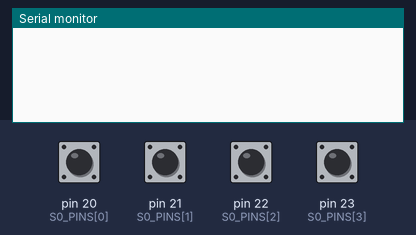
Bench run of a sketch on a simulated Arduino Mega 2560, built with avr-gcc and run on an emulated ATmega2560. Parts: the last lines printed to the serial monitor. Inputs (shaded band) come from the test bench; at power-on: pin 20 (S0_PINS[0]), pin 21 (S0_PINS[1]), pin 22 (S0_PINS[2]), pin 23 (S0_PINS[3]) HIGH.

Above: at 1.2 s.
1.3 s: pin 20 (S0_PINS[0]) pulled LOW for 0.15 s
At 2.6 s:
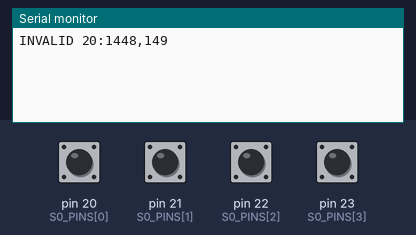
2.9 s: pin 21 (S0_PINS[1]) pulled LOW for 0.15 s
At 4.1 s:
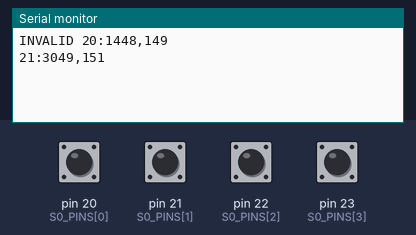
4.5 s: pin 22 (S0_PINS[2]) pulled LOW for 0.15 s
At 5.3 s:
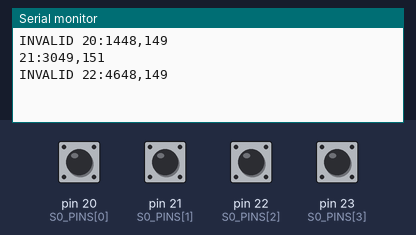
6.1 s: pin 23 (S0_PINS[3]) pulled LOW for 0.15 s
At 7.4 s:
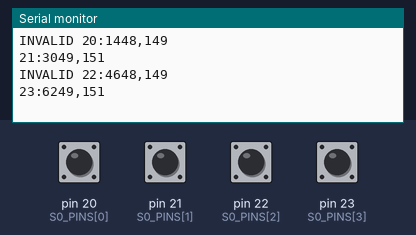
7.7 s: pin 20 (S0_PINS[0]) pulled LOW for 1 s
At 9.9 s:
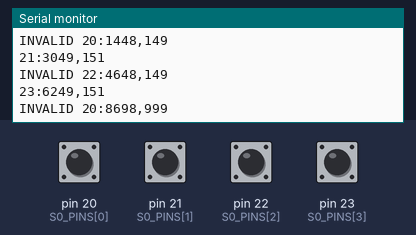
10.2 s: pin 21 (S0_PINS[1]) pulled LOW for 1 s
At 12.1 s:
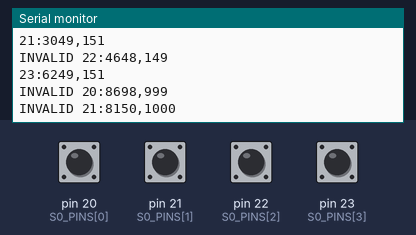
Timing chart, 0 to 13.6 s (numbered marks = the images above; inputs shaded):
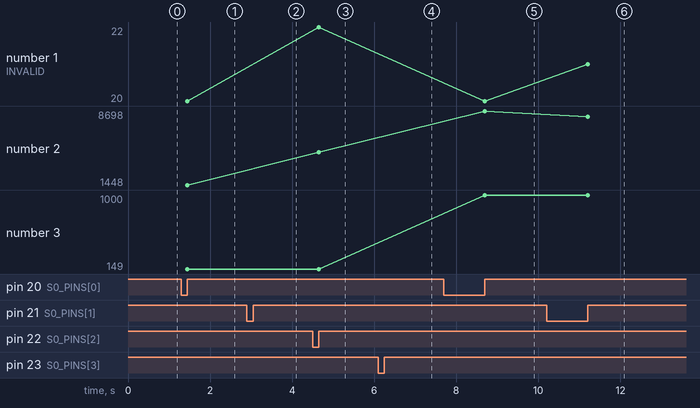

Measured:
- after the input at 1.3 s, the serial monitor: prints a new line after 0.15 s (image 1)
- after the input at 2.9 s, the serial monitor: prints a new line after 0.15 s (image 2)
- after the input at 4.5 s, the serial monitor: prints a new line after 0.15 s (image 3)
- after the input at 6.1 s, the serial monitor: prints a new line after 0.15 s (image 4)
- after the input at 7.7 s, the serial monitor: prints a new line after 1.0 s (image 5)
- after the input at 10.2 s, the serial monitor: prints a new line after 1.0 s (image 6)
- plotted number 1: 20 → 22 after the input at 4.5 s, 22 → 20 after the input at 7.7 s, 20 → 21 after the input at 10.2 s
- plotted number 2: 1448 → 4648 after the input at 4.5 s, 4648 → 8698 after the input at 7.7 s, 8698 → 8150 after the input at 10.2 s

The sketch:

impcount.ino
```cpp
// (licence header left out)
#define ULONG_MAX 4294967295

/* Start of user-defined variables ****************************************** */

/** Contains a pin number for each pin which connected to a S0 interface */
const byte          S0_PINS[]               = { 20,  21, 22,  23 };

/** For each S0 pin: lower bound for valid impulse durations (unit: ms) */
const unsigned long MIN_IMPULSE_DURATIONS[] = { 60,   0, 60,   0 };

/** For each S0 pin: upper bound for valid impulse durations (unit: ms) */
const unsigned long MAX_IMPULSE_DURATIONS[] = { 90, 500, 90, ULONG_MAX };

/** Communication speed for the serial port */
const unsigned long BAUD_RATE = 9600;

/* Uncomment to activate polling statistics */
//#define STATISTICS

/** Controls statistics output, higher value means less statistics */
const unsigned long LOOPS_PER_STATISTIC = 30000;

/* End of user-defined variables ******************************************** */


/** Number of pins that are connected to a S0 interface  */
const int     PIN_COUNT = sizeof(S0_PINS);

/** For each S0 pin: timestamp of the latest falling edge */
volatile unsigned long falling[PIN_COUNT];

/** For each S0 pin: timestamp of the latest rising edge */
volatile unsigned long rising[PIN_COUNT];

/** For each S0 pin: timestamp of the latest valid impulse */
         unsigned long impulse[PIN_COUNT];

/**
 * For each interrupt: index of the corresponding pin in S0_PINS
 *
 * Interrupt/pin mapping for Mega2560:
 *  INT0=2, INT1=3, INT2=21, INT3=20, INT4=19, INT5=18
 *
 * Example:
 *  pinForInterrupt[2] corresponds to INT2 / pin 21
 *  If S0_PINS == { 18, 19, 20, 21, 22 }, then pinForInterrupt[2] == 3
 *  because S0_PINS[3] == 21
 */
int           pinForInterrupt[] = { 0, 0, 0, 0, 0, 0 };

#ifdef STATISTICS
unsigned long statisticsTimestamp = micros();
unsigned long loopCount = 0;
unsigned long maxLoopDuration = 0;

void resetStatistics() {
  loopCount = 0;
  maxLoopDuration = 0;
}
#endif

/**
 * Initialization of pins, variables and serial communication.
 */
void setup() {
  const unsigned long now = millis();
  for (int i = 0; i < PIN_COUNT; i++) {
    pinMode(S0_PINS[i], INPUT_PULLUP);
    falling[i]  = now;
    rising[i]   = now;
    impulse[i]  = now;

    /*
     * if the current pin support interrupts:
     *  save the position of this pin within S0_PINS,
     *  and declare an ISR to report S0 impulses
     */
    switch(S0_PINS[i]) {
      case  2: pinForInterrupt[0] = i;
               attachInterrupt(0, onInterrupt0, CHANGE);
               break;
      case  3: pinForInterrupt[1] = i;
               attachInterrupt(1, onInterrupt1, CHANGE);
               break;
      case 21: pinForInterrupt[2] = i;
               attachInterrupt(2, onInterrupt2, CHANGE);
               break;
      case 20: pinForInterrupt[3] = i;
               attachInterrupt(3, onInterrupt3, CHANGE);
               break;
      case 19: pinForInterrupt[4] = i;
               attachInterrupt(4, onInterrupt4, CHANGE);
               break;
      case 18: pinForInterrupt[5] = i;
               attachInterrupt(5, onInterrupt5, CHANGE);
               break;
      default:;
    }
  }

  Serial.begin(BAUD_RATE);
}

/**
 * 1.) Polls all pins from S0_PINS that don't support interrupts.
 * 2.) Reports all arrived impulses.
 */
void loop() {
  for (int i = 0; i < PIN_COUNT; i++) {
    if (needsPolling(i)) {
       poll(i);
    }
    report(i);
  }

  #ifdef STATISTICS
    const unsigned long now = micros();
    if (loopCount++ > 0) {
      const unsigned long loopDuration = now - statisticsTimestamp;
      if (loopDuration > maxLoopDuration) {
        maxLoopDuration = loopDuration;
      }
      if (loopCount >= LOOPS_PER_STATISTIC) {
        Serial.print("poll-interval: ");
        Serial.print(maxLoopDuration);
        Serial.println("us");
        resetStatistics();
      }
    }
    statisticsTimestamp = now;
  #endif
}


/* Impulse checking ********************************************************** */

/* Interrupt service routines */
void onInterrupt0() { update(pinForInterrupt[0], read(pinForInterrupt[0])); }
void onInterrupt1() { update(pinForInterrupt[1], read(pinForInterrupt[1])); }
void onInterrupt2() { update(pinForInterrupt[2], read(pinForInterrupt[2])); }
void onInterrupt3() { update(pinForInterrupt[3], read(pinForInterrupt[3])); }
void onInterrupt4() { update(pinForInterrupt[4], read(pinForInterrupt[4])); }
void onInterrupt5() { update(pinForInterrupt[5], read(pinForInterrupt[5])); }

/**
 * Checks if a pin must be polled (because it doesn't support interrupts).
 *
 * @param i Index of a pin within S0_PINS
 * @return true if the pin must be polled, false if it supports interrupts
 */
boolean needsPolling(int i) {
    switch(S0_PINS[i]) {
      case  2: // falls through
      case  3: // falls through
      case 21: // falls through
      case 20: // falls through
      case 19: // falls through
      case 18: return false;
      default: return true;
    }
}

/**
 * Checks a pin for a S0 impulse and stores it, if so.
 *
 * @param i Index of a pin within S0_PINS
 */
void poll(int i) {
    byte newValue = read(i);
    if (newValue != valueOf(i)) {
      update(i, newValue);
    }
}

/**
 * @param i Index of a pin within S0_PINS
 * @return Current value of the pin: one of (LOW, HIGH)
 */
byte read(int i) {
    return digitalRead(S0_PINS[i]);
}

/**
 * @param i Index of a pin within S0_PINS
 * @return Latest known value of the pin: one of (LOW, HIGH)
 */
byte valueOf(int i) {
    return isAfter(falling[i], rising[i]) ? LOW : HIGH;
}

/**
 * Updates the value of a pin.
 *
 * May be called from an interrupt service routine
 * (returns fast, used fields are volatile).
 *
 * @param i Index of a pin within S0_PINS
 * @param value New value of the pin
 */
void update(int i, byte value) {
    const unsigned long now = millis();
    if (value == LOW) {

      /*
       * When storing a new falling edge, reset the latest rising edge.
       * This is necessary for the case that
       * 1.) the previous impulse (#1) was not reported yet and
       * 2.) a falling edge of impulse (#2) arrives and
       * 3.) the report starts before the rising edge of impulse #2.
       *
       * Without reset, falling and rising edge would not match.
       */
      rising[i] = impulse[i];
      falling[i] = now;
    } else {
      rising[i] = now;
    }
}

/**
 * Reports an impulse.
 *
 * Must NOT be called from an interrupt service routine.
 *
 * @param i Index of a pin within S0_PINS
 */
void report(int i) {

  /*
   * Work with a copy of the timestamps,
   * because their values can be updated anytime by an ISR.
   *
   * Forbid interrupts between the reads.
   * This guarantees that either falling and rising edge match each other,
   * or falling[i] is new and rising[i] == impulse[i] (because of reset in update()).
   */
  noInterrupts();
  const unsigned long latestFalling = falling[i];
  const unsigned long latestRising  = rising[i];
  interrupts();

  /* Check if an impulse arrived */
  if (isAfter(latestRising, impulse[i])) {

    /** Calculate durations (works on overflows, too) */
    const unsigned long impulseDistance = latestRising - impulse[i];
    const unsigned long impulseDuration = latestRising - latestFalling;

    /** Validate */
    if (!isValid(i, impulseDuration, latestRising, latestFalling)) {
       Serial.print("INVALID ");
    }

    /* Send report */
    Serial.print(S0_PINS[i]);
    Serial.print(":");
    Serial.print(impulseDistance);
    Serial.print(",");
    Serial.println(impulseDuration);
  }
}

/**
 * Compares two timestamps; considers variable rollover of t2.
 *
 * @param t1 A timestamp
 * @param t2 Another timestamp
 * @return true iff t1 is probably after than t2
 */
boolean isAfter(unsigned long t1, unsigned long t2) {
  return t1 - t2 < t2 - t1;
}

/**
 * Checks if an impulse is valid, and removes timestamps of an invalid impulse.
 *
 * @param i               Index of a pin within S0_PINS
 * @param impulseDuration Duration of the current impulse
 * @param latestRising    Rising edge of the previous valid impulse
 * @param latestFalling   Falling edge of the previous valid impulse
 * @return true iff the impulse is valid
 */
boolean isValid(int i,
                unsigned long impulseDuration,
                unsigned long latestRising,
                unsigned long latestFalling) {
  boolean valid = false;

  if (impulseDuration < MIN_IMPULSE_DURATIONS[i]
   || impulseDuration > MAX_IMPULSE_DURATIONS[i]) {

     /*
      * Overwrite the timestamps of the invalid impulse with the
      * timestamp of the previous rising edge, but only if no ISR
      * has overwritten it in the meantime.
      */
     noInterrupts();
     if (rising[i] == latestRising) {
       rising[i] = impulse[i];
       if (falling[i] == latestFalling) {
         falling[i] = impulse[i];
       }
     }
     interrupts();
  } else {

    /* Update timestamp for valid impulses */
    impulse[i] = latestRising;
    valid = true;
  }
  return valid;
}
```
